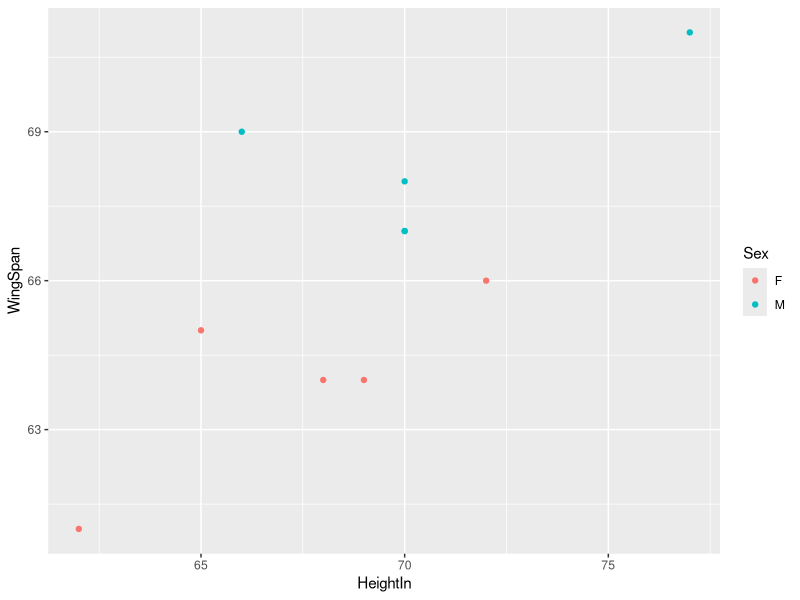

Generate this figure with R:
#  Comment
ws <- c(67, 64, 66, 67, 68, 61, 64, 65, 69, 71)
hi <- c(70, 69, 72, 70, 70, 62, 68, 65, 66, 77)
name <- c("Dustin", "Cescily", "Averia", "John", "Carter", "Jaehee",
          "Paige", "Sierra", "Austin", "Lee")
sex <- c("M", "F", "F", "M", "M", "F", "F", "F", "M", "M")
# Creating Data Frame

DF <- data.frame(Name = name, WingSpan = ws, 
                 HeightIn = hi, Sex = sex)
DF
#
library(ggplot2)
ggplot(data = DF, aes(x = HeightIn, y = WingSpan, color = Sex)) +
  geom_point()
#
library(dplyr)
Res <- DF %>%
  group_by(Sex) %>%
  summarize(MH = mean(HeightIn), SH = sd(HeightIn))
Res


